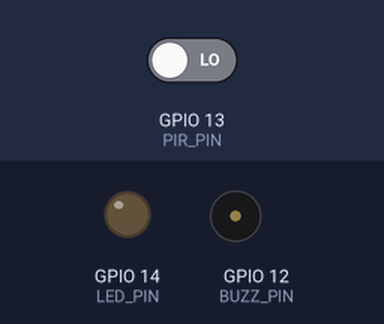
Bench run of a sketch on a simulated ESP32. Parts: output pins drawn as LEDs (lit = HIGH), buzzer (waves = sounding, pin HIGH). The test bench sets the inputs (shaded band); at power-on: GPIO 13 (PIR_PIN) LOW. WiFi joins after 1.5 s; servers stay silent unless stated; the camera gives no picture; web services answer with replies made up by the test bench; what the sketch prints to the serial monitor is not drawn.

Above: at 5.2 s.
5.3 s: GPIO 13 (PIR_PIN) driven HIGH
At 5.42 s:
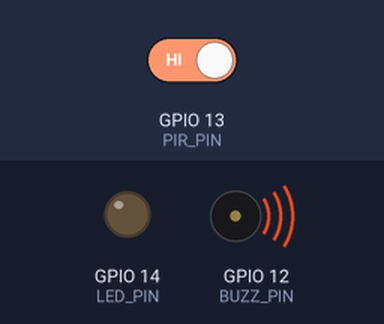
At 6.8 s:
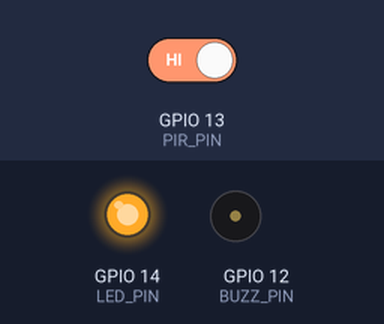
Timing chart, 0 to 16.3 s (numbered marks = the images above; inputs shaded):
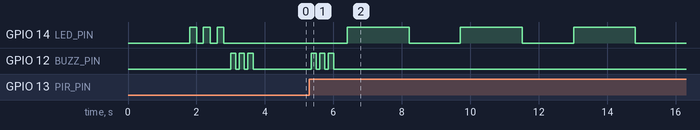

The sketch:

camara_pir_telegram.ino
```cpp
#include <WiFi.h>
#include <WiFiClientSecure.h>
#include "soc/soc.h"
#include "soc/rtc_cntl_reg.h"    //Esto son todas las librerias para que el ESP32 pueda comunicarse con todos los elementos
#include "esp_camera.h"
#include <UniversalTelegramBot.h>
#include <ArduinoJson.h>

// ===== aqui pongo el nombre del wifi y la contraseña =====
const char* ssid     = "WIFI";
const char* password = "CONTRASEÑA";

// aqui definimos el token del bot de telegram y el chatID y tambien los pines del sensor pir,Led y el buzz
#define BOT_TOKEN "8844614783:AAFpAyv5ySLkWdB6K8r9X9skP3ZiNIFDYCc"
#define CHAT_ID   "7134259706"
#define PIR_PIN   13
#define LED_PIN   14
#define BUZZ_PIN  12

// Pines para la camara del  ESP32
#define PWDN_GPIO_NUM     -1
#define RESET_GPIO_NUM    -1
#define XCLK_GPIO_NUM     21
#define SIOD_GPIO_NUM     26
#define SIOC_GPIO_NUM     27
#define Y9_GPIO_NUM       35
#define Y8_GPIO_NUM       34
#define Y7_GPIO_NUM       39
#define Y6_GPIO_NUM       36
#define Y5_GPIO_NUM       19
#define Y4_GPIO_NUM       18
#define Y3_GPIO_NUM        5
#define Y2_GPIO_NUM        4
#define VSYNC_GPIO_NUM    25
#define HREF_GPIO_NUM     23
#define PCLK_GPIO_NUM     22

WiFiClientSecure clientTCP;
UniversalTelegramBot bot(BOT_TOKEN, clientTCP);

bool pirEstado = false;
bool sistemaActivo = true;
unsigned long ultimaFoto = 0;
unsigned long ultimoCheck = 0;
const int esperaEntrefotos = 3000;
const int checkMensajes = 2000;
const int NUM_FOTOS = 3;        // Número de fotos de la ráfaga
const int PAUSA_RAFAGA = 1500;  // Pausa entre cada fotos

void pitido(int veces) {
  for (int i = 0; i < veces; i++) {
    digitalWrite(BUZZ_PIN, HIGH);
    delay(150);
    digitalWrite(BUZZ_PIN, LOW);
    delay(100);
  }
}

void parpadeoLED(int veces) {
  for (int i = 0; i < veces; i++) {
    digitalWrite(LED_PIN, HIGH);
    delay(200);
    digitalWrite(LED_PIN, LOW);
    delay(200);
  }
}

void iniciarCamara() {
  camera_config_t config;
  config.ledc_channel = LEDC_CHANNEL_0;
  config.ledc_timer   = LEDC_TIMER_0;
  config.pin_d0       = Y2_GPIO_NUM;
  config.pin_d1       = Y3_GPIO_NUM;
  config.pin_d2       = Y4_GPIO_NUM;
  config.pin_d3       = Y5_GPIO_NUM;
  config.pin_d4       = Y6_GPIO_NUM;
  config.pin_d5       = Y7_GPIO_NUM;
  config.pin_d6       = Y8_GPIO_NUM;
  config.pin_d7       = Y9_GPIO_NUM;
  config.pin_xclk     = XCLK_GPIO_NUM;
  config.pin_pclk     = PCLK_GPIO_NUM;
  config.pin_vsync    = VSYNC_GPIO_NUM;
  config.pin_href     = HREF_GPIO_NUM;
  config.pin_sscb_sda = SIOD_GPIO_NUM;
  config.pin_sscb_scl = SIOC_GPIO_NUM;
  config.pin_pwdn     = PWDN_GPIO_NUM;
  config.pin_reset    = RESET_GPIO_NUM;
  config.xclk_freq_hz = 20000000;
  config.pixel_format = PIXFORMAT_JPEG;
  config.frame_size   = FRAMESIZE_QVGA;
  config.jpeg_quality = 10;
  config.fb_count     = 1;

  if (esp_camera_init(&config) != ESP_OK) {
    Serial.println("Error al iniciar camara");
    return;
  }
  Serial.println("Camara lista");
}

void enviarUnaFoto(int numero) {
  // Descartar frames viejos
  camera_fb_t* fb;
  for (int i = 0; i < 3; i++) {
    fb = esp_camera_fb_get();
    esp_camera_fb_return(fb);
    delay(100);
  }
  fb = esp_camera_fb_get();

  if (!fb) {
    Serial.println("Error capturando foto");
    return;
  }

  Serial.printf("Foto %d capturada: %d bytes\n", numero, fb->len);

  WiFiClientSecure clientFoto;
  clientFoto.setInsecure();

  if (!clientFoto.connect("api.telegram.org", 443)) {
    Serial.println("Error conectando a Telegram");
    esp_camera_fb_return(fb);
    return;
  }

  String boundary = "----ESP32Boundary";
  String head = "--" + boundary + "\r\n"
                "Content-Disposition: form-data; name=\"chat_id\"\r\n\r\n" +
                String(CHAT_ID) + "\r\n" +
                "--" + boundary + "\r\n"
                "Content-Disposition: form-data; name=\"photo\"; filename=\"foto.jpg\"\r\n"
                "Content-Type: image/jpeg\r\n\r\n";
  String tail = "\r\n--" + boundary + "--\r\n";

  uint32_t totalLen = head.length() + fb->len + tail.length();

  clientFoto.println("POST /bot" + String(BOT_TOKEN) + "/sendPhoto HTTP/1.1");
  clientFoto.println("Host: api.telegram.org");
  clientFoto.println("Content-Type: multipart/form-data; boundary=" + boundary);
  clientFoto.println("Content-Length: " + String(totalLen));
  clientFoto.println("Connection: close");
  clientFoto.println();
  clientFoto.print(head);

  uint8_t* buf = fb->buf;
  size_t len   = fb->len;
  size_t chunk = 1024;
  for (size_t i = 0; i < len; i += chunk) {
    size_t c = (i + chunk < len) ? chunk : len - i;
    clientFoto.write(buf + i, c);
  }

  clientFoto.print(tail);

  unsigned long timeout = millis();
  while (clientFoto.connected() && millis() - timeout < 10000) {
    if (clientFoto.available()) {
      String line = clientFoto.readStringUntil('\n');
      if (line.indexOf("\"ok\":true") >= 0) {
        Serial.printf("Foto %d enviada!\n", numero);
        break;
      }
    }
  }

  esp_camera_fb_return(fb);
  clientFoto.stop();
}

void enviarRafaga(bool automatico) {
  if (automatico) {
    bot.sendMessage(CHAT_ID, "🚨 ¡Movimiento detectado! Enviando ráfaga de fotos...", "");
  } else {
    bot.sendMessage(CHAT_ID, "📸 Enviando ráfaga manual de 3 fotos...", "");
  }

  for (int i = 1; i <= NUM_FOTOS; i++) {
    Serial.printf("Enviando foto %d de %d...\n", i, NUM_FOTOS);
    digitalWrite(LED_PIN, HIGH);
    enviarUnaFoto(i);
    digitalWrite(LED_PIN, LOW);

    if (i < NUM_FOTOS) {
      delay(PAUSA_RAFAGA);
    }
  }

  bot.sendMessage(CHAT_ID, "📸 Ráfaga completada (" + String(NUM_FOTOS) + " fotos)", "");
  Serial.println("Ráfaga completada!");
}

void procesarComandos() {
  int numMensajes = bot.getUpdates(bot.last_message_received + 1);
  while (numMensajes) {
    for (int i = 0; i < numMensajes; i++) {
      String texto = bot.messages[i].text;
      String chat  = bot.messages[i].chat_id;

      if (chat != CHAT_ID) {
        bot.sendMessage(chat, "No autorizado.", "");
        continue;
      }

      Serial.println("Comando recibido: " + texto);

      if (texto == "/on") {
        sistemaActivo = true;
        digitalWrite(LED_PIN, LOW);
        parpadeoLED(2);
        bot.sendMessage(CHAT_ID, "✅ Sistema ACTIVADO. Vigilando...", "");
        pitido(2);
      } else if (texto == "/off") {
        sistemaActivo = false;
        digitalWrite(LED_PIN, LOW);
        parpadeoLED(1);
        bot.sendMessage(CHAT_ID, "🔴 Sistema DESACTIVADO.", "");
        pitido(1);
      } else if (texto == "/estado") {
        String estado = sistemaActivo ? "✅ Activo" : "🔴 Desactivado";
        bot.sendMessage(CHAT_ID, "Estado actual: " + estado, "");
      } else if (texto == "/foto") {
        bot.sendMessage(CHAT_ID, "📸 Tomando foto manual...", "");
        parpadeoLED(2);
        enviarUnaFoto(1);
      } else if (texto == "/rafaga") {
        parpadeoLED(2);
        enviarRafaga(false);
      } else if (texto == "/help" || texto == "/start") {
        String ayuda = "🤖 Comandos disponibles:\n\n";
        ayuda += "/on - Activar vigilancia\n";
        ayuda += "/off - Desactivar vigilancia\n";
        ayuda += "/estado - Ver estado actual\n";
        ayuda += "/foto - Tomar una foto\n";
        ayuda += "/rafaga - Tomar 3 fotos seguidas\n";
        ayuda += "/help - Ver esta ayuda";
        bot.sendMessage(CHAT_ID, ayuda, "");
      }
    }
    numMensajes = bot.getUpdates(bot.last_message_received + 1);
  }
}
// Esto es el arranque del ESP32,al encenderse se conecta a wifi, enciende la cámara, condigura los pines del led, zumbador y envia el mensaje a telegram de que está encendido y listo
void setup() {
  WRITE_PERI_REG(RTC_CNTL_BROWN_OUT_REG, 0);
  Serial.begin(115200);
  pinMode(PIR_PIN, INPUT);
  pinMode(LED_PIN, OUTPUT);
  pinMode(BUZZ_PIN, OUTPUT);
  digitalWrite(LED_PIN, LOW);
  digitalWrite(BUZZ_PIN, LOW);

  WiFi.begin(ssid, password);
  Serial.print("Conectando WiFi");
  while (WiFi.status() != WL_CONNECTED) {
    delay(500);
    Serial.print(".");
  }
  Serial.println("\nWiFi conectado: " + WiFi.localIP().toString());

  clientTCP.setInsecure();
  iniciarCamara();

  parpadeoLED(3);
  pitido(3);

  String bienvenida = "✅ Sistema iniciado!\n\nEscribe /help para ver los comandos.";
  bot.sendMessage(CHAT_ID, bienvenida, "");
  Serial.println("Sistema listo!");
}
// Este es el bucle que ejecutara una vez este funcionando el ESP32, mira si le he mandado algun comando por telegram, si el sistema esta funcionando lee el sensor PIR y si detecta movimiento pita, enciende el led y manda las fotos
void loop() {
  if (millis() - ultimoCheck > checkMensajes) {
    ultimoCheck = millis();
    procesarComandos();
  }

  if (sistemaActivo) {
    bool movimiento = digitalRead(PIR_PIN);

    if (movimiento && !pirEstado) {
      pirEstado = true;
      unsigned long ahora = millis();
      if (ahora - ultimaFoto > esperaEntrefotos) {
        ultimaFoto = ahora;
        Serial.println("¡Movimiento detectado!");
        pitido(3);
        enviarRafaga(true);
      }
    }

    if (!movimiento) pirEstado = false;
  }

  delay(100);
}
```

Measured:
- after the input at 5.3 s, GPIO 14 (LED_PIN): alternates HIGH for 1.8 s and LOW for 1.5 s, starting after 1.1 s; GPIO 12 (BUZZ_PIN): alternates HIGH for 0.15 s and LOW for 0.10 s, 6 changes in all, then stays LOW, starting after 0.05 s
